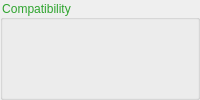
     <widget class="QGroupBox" name="compatibilityBox">
      <property name="sizePolicy">
       <sizepolicy hsizetype="Expanding" vsizetype="Preferred">
        <horstretch>0</horstretch>
        <verstretch>0</verstretch>
       </sizepolicy>
      </property>
      <property name="minimumSize">
       <size>
        <width>0</width>
        <height>70</height>
       </size>
      </property>
      <property name="autoFillBackground">
       <bool>false</bool>
      </property>
      <property name="styleSheet">
       <string notr="true">color:#2ea42e</string>
      </property>
      <property name="title">
       <string>Compatibility</string>
      </property>
      <layout class="QGridLayout" name="gridLayout_5">
       <item row="0" column="1">
        <widget class="QLabel" name="PresetCompatLabel">
         <property name="text">
          <string>&lt;Preset Compat Version&gt;</string>
         </property>
        </widget>
       </item>
       <item row="0" column="0">
        <widget class="QLabel" name="PECompatLabel">
         <property name="text">
          <string>&lt;PE Compat Version&gt;</string>
         </property>
        </widget>
       </item>
       <item row="1" column="0" colspan="2">
        <widget class="QLabel" name="CompatMsg">
         <property name="font">
          <font>
           <weight>75</weight>
           <italic>true</italic>
           <bold>true</bold>
          </font>
         </property>
         <property name="autoFillBackground">
          <bool>false</bool>
         </property>
         <property name="styleSheet">
          <string notr="true"/>
         </property>
         <property name="text">
          <string>&lt;Compat Message&gt;</string>
         </property>
         <property name="alignment">
          <set>Qt::AlignLeading|Qt::AlignLeft|Qt::AlignVCenter</set>
         </property>
        </widget>
       </item>
      </layout>
     </widget>
